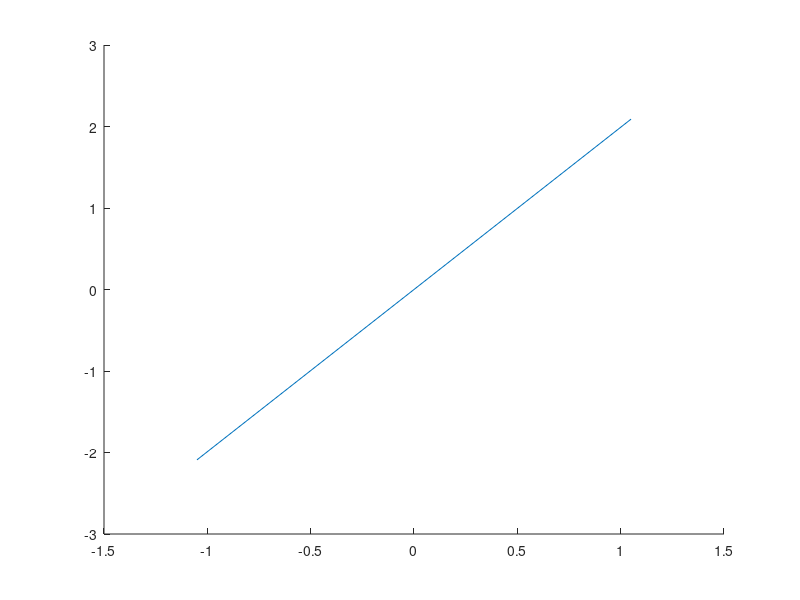

Reproduce this figure in MATLAB.
clear
clc
clf

theta1_1 = -3/pi;
theta1_2 = 3/pi;
theta2_1 = (-2*pi)/3;
theta2_2 = (2*pi)/3;

line([-1.05,1.05],[-2.09,2.09])
hold on